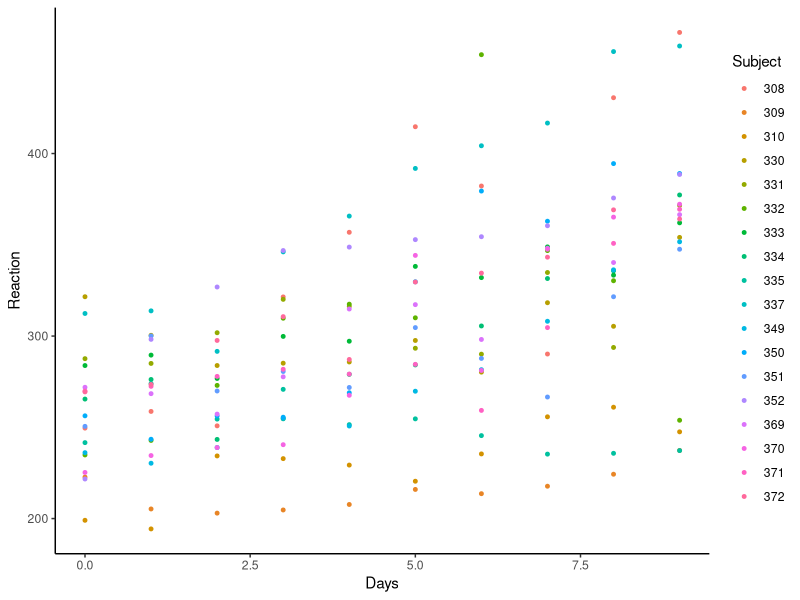
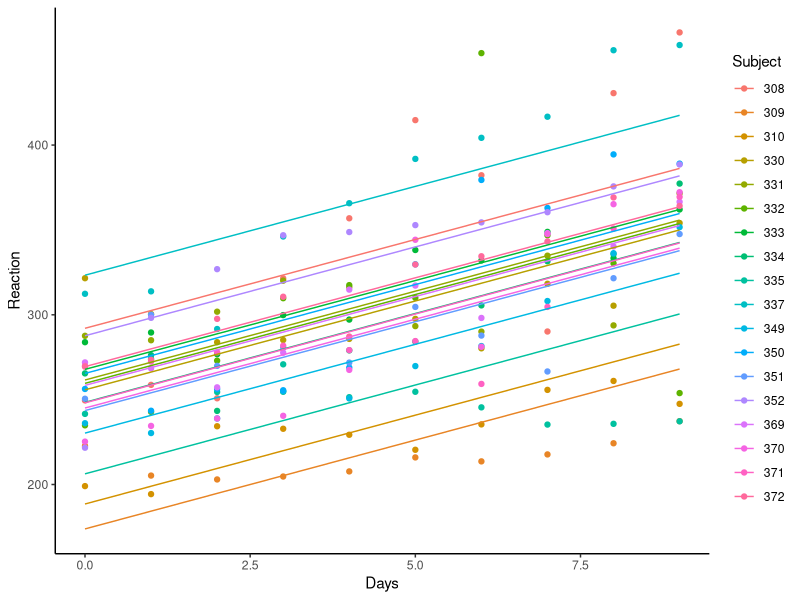
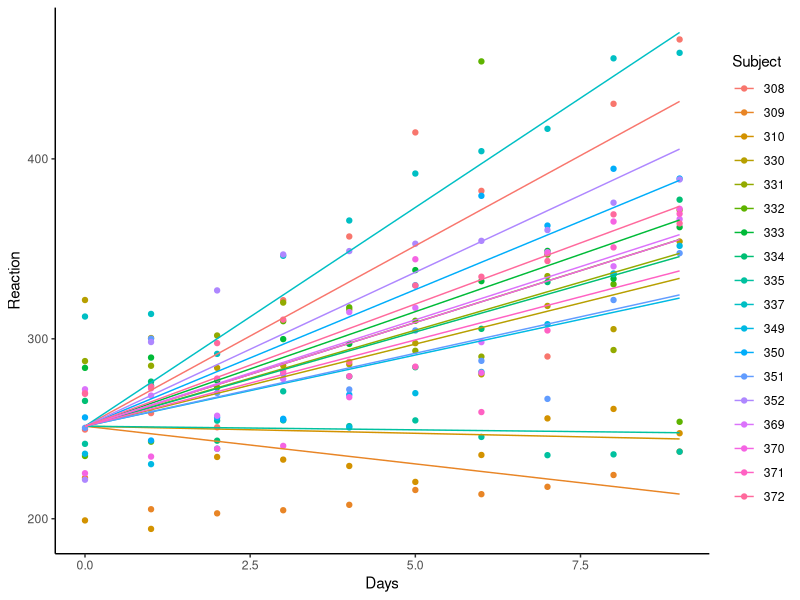
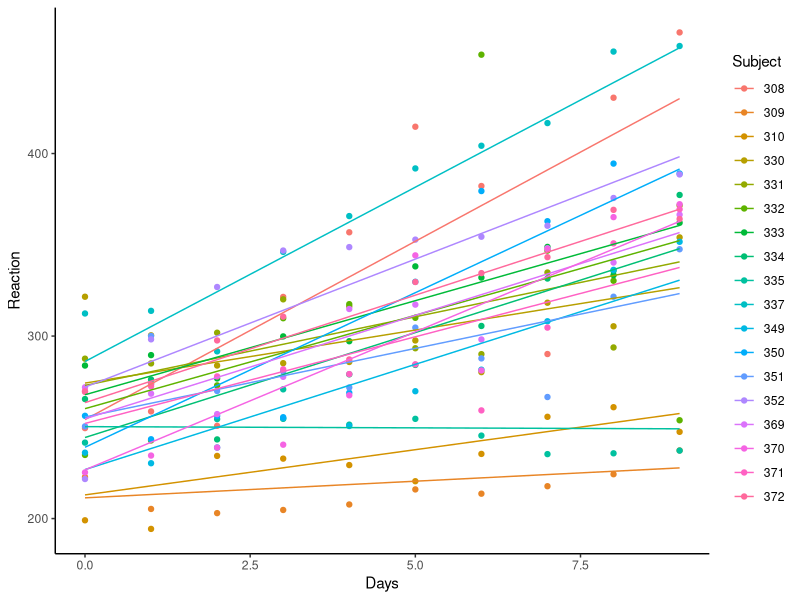
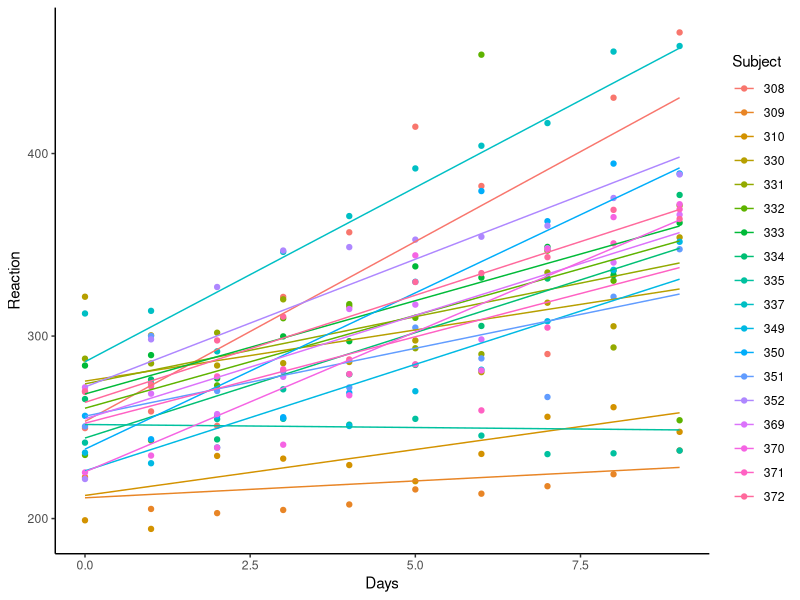
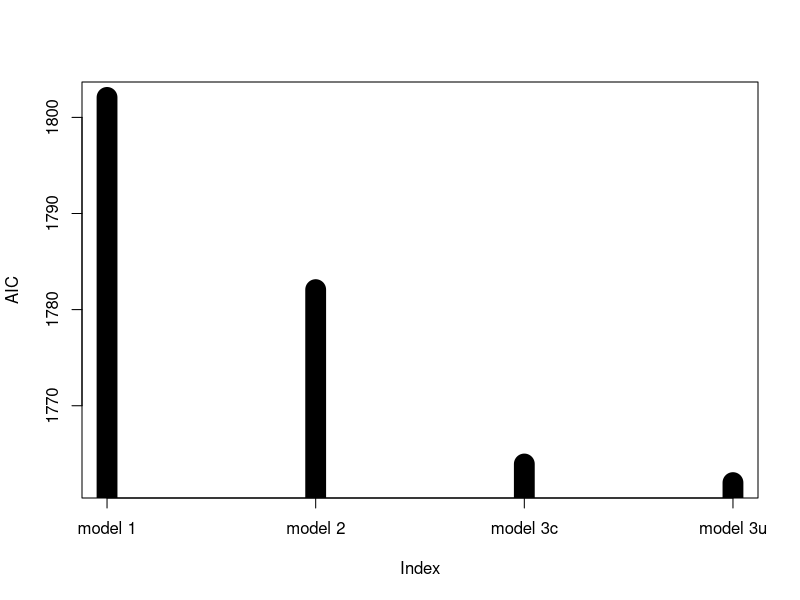
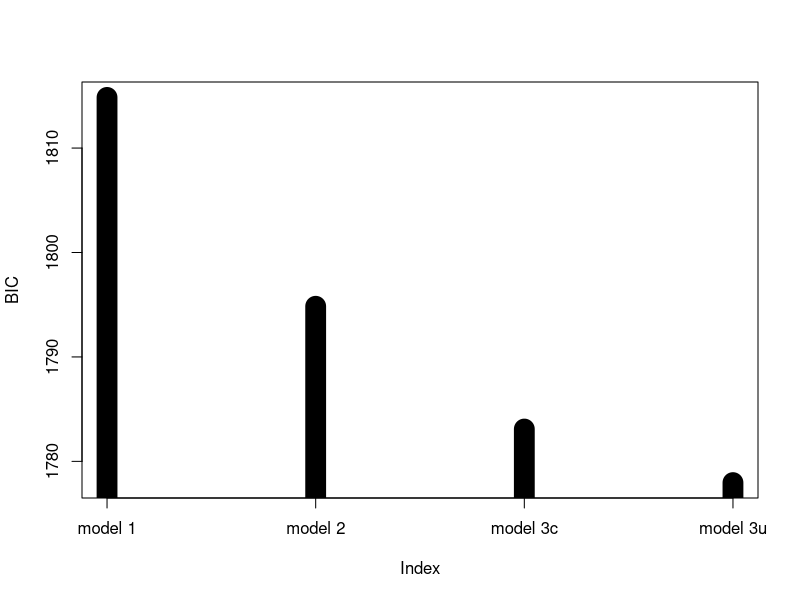
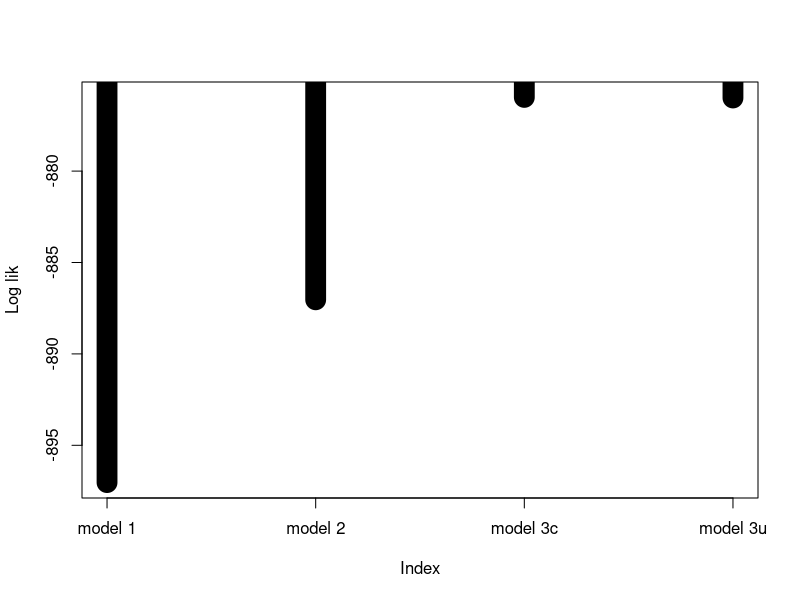

Reproduce these figures in R, in order.
## ---- chunk 1
library(lme4)
library(dplyr)
library(lattice)
library(ggplot2)
 
## ---- chunk 2
str(sleepstudy)

#add some basic data analysis here, residual plot, regression line, subject color coding etc.

ggplot(sleepstudy,aes(x=Days, y=Reaction, group=Subject, color=Subject)) + 
    geom_point(size=1) + theme_classic()

## ---- chunk 3
#add object to hold AIC, BIC, and LOG lik for four models 
Ac=0;Bc=0;ll=0 
## ---- chunk 4
model1 <- lmer(Reaction ~ Days + (1|Subject), sleepstudy,REML=F)

summary(model1)
i=1
Ac[i]=AIC(model1)
Bc[i]=BIC(model1)
ll[i]=logLik(model1)

ggplot(NULL) + 
    geom_point(data=sleepstudy,aes(x=Days, y=Reaction, group=Subject, color=Subject))+geom_line(data=sleepstudy%>%mutate(pred_dist=fitted(model1)),aes(x=Days, y=pred_dist, group=Subject, color=Subject))+ theme_classic()
## ---- chunk 5
model2 <- lmer(Reaction ~ Days + (0+ Days|Subject), sleepstudy,REML=F)
summary(model2)
i=2
Ac[i]=AIC(model2)
Bc[i]=BIC(model2)
ll[i]=logLik(model2)

ggplot(NULL) + 
    geom_point(data=sleepstudy,aes(x=Days, y=Reaction, group=Subject, color=Subject))+geom_line(data=sleepstudy%>%mutate(pred_dist=fitted(model2)),aes(x=Days, y=pred_dist, group=Subject, color=Subject))+ theme_classic()
## ---- chunk 6
model3c <- lmer(Reaction ~ Days + (Days|Subject), sleepstudy,REML=F)
summary(model3c)
i=3
Ac[i]=AIC(model3c)
Bc[i]=BIC(model3c)
ll[i]=logLik(model3c)

ggplot(NULL) + 
    geom_point(data=sleepstudy,aes(x=Days, y=Reaction, group=Subject, color=Subject))+geom_line(data=sleepstudy%>%mutate(pred_dist=fitted(model3c)),aes(x=Days, y=pred_dist, group=Subject, color=Subject))+ theme_classic()
## ---- chunk 7
model3u <- lmer(Reaction ~ Days + (Days||Subject), sleepstudy,REML=F)
summary(model3u)
i=4
Ac[i]=AIC(model3u)
Bc[i]=BIC(model3u)
ll[i]=logLik(model3u)


ggplot(NULL) + 
    geom_point(data=sleepstudy,aes(x=Days, y=Reaction, group=Subject, color=Subject))+geom_line(data=sleepstudy%>%mutate(pred_dist=fitted(model3u)),aes(x=Days, y=pred_dist, group=Subject, color=Subject))+ theme_classic()


## ---- chunk 8
#plot AIC, BIC, log lik of 4 models, explain which one will be used, 
name=c('model 1','model 2', 'model 3c','model 3u')
names(Ac)=name
names(Bc)=name
names(ll)=name

plot(Ac, ylab='AIC',type='h',lwd=20,xaxt='n'); axis(1,at=1:4,names(Ac))

plot(Bc, ylab='BIC',type='h',lwd=20,xaxt='n'); axis(1,at=1:4,names(Bc))

plot(ll, ylab='Log lik',type='h',lwd=20,xaxt='n'); axis(1,at=1:4,names(ll))

anova(model1,model2,model3c,model3u)



